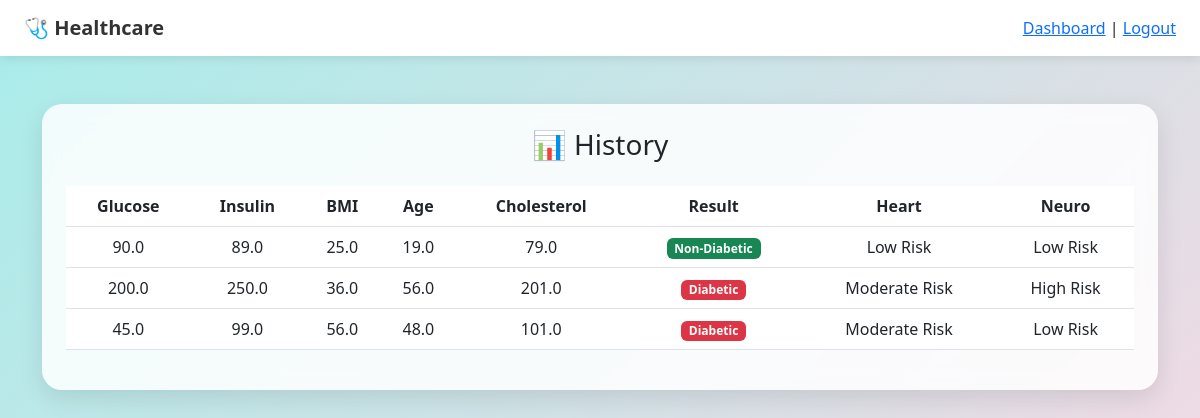
The app's page /history (signed in) with its own data.
### app.py (models this page shows)
class History(db.Model):
    id = db.Column(db.Integer, primary_key=True)
    username = db.Column(db.String(100))
    glucose = db.Column(db.Float)
    insulin = db.Column(db.Float)
    bmi = db.Column(db.Float)
    age = db.Column(db.Float)
    cholesterol = db.Column(db.Float)
    result = db.Column(db.String(50))
    heart_risk = db.Column(db.String(50))
    neuro_risk = db.Column(db.String(50))

### app.py (the view)
@app.route('/history')
def history():
    if 'user' not in session:
        return redirect('/login')
    records = History.query.filter_by(username=session['user']).all()
    return render_template('history.html', records=records)

### templates/history.html (shortened to what this page needs)
<!DOCTYPE html>
<html>
<head>
<link href="https://cdn.jsdelivr.net/npm/bootstrap@5.3.0/dist/css/bootstrap.min.css" rel="stylesheet">
<link rel="stylesheet" href="{{ url_for('static', filename='style.css') }}">
</head>
<body>
<nav class="navbar px-4">
    <span class="navbar-brand">🩺 Healthcare</span>
    <div>
        <a href="/">Dashboard</a> |
        <a href="/logout">Logout</a>
    </div>
</nav>
<div class="container mt-5">
<div class="card p-4">
<h3 class="text-center mb-4">📊 History</h3>
<table class="table table-hover text-center">
<thead>
<tr>
<th>Glucose</th>
<th>Insulin</th>
<th>BMI</th>
<th>Age</th>
<th>Cholesterol</th>
<th>Result</th>
<th>Heart</th>
<th>Neuro</th>
</tr>
</thead>
<tbody>
{% for r in records %}
<tr>
<td>{{ r.glucose }}</td>
<td>{{ r.insulin }}</td>
<td>{{ r.bmi }}</td>
<td>{{ r.age }}</td>
<td>{{ r.cholesterol }}</td>
<td>
<span class="badge {{ 'bg-danger' if r.result=='Diabetic' else 'bg-success' }}">
{{ r.result }}
</span>
</td>
<td>{{ r.heart_risk }}</td>
<td>{{ r.neuro_risk }}</td>
</tr>
{% endfor %}
</tbody>
</table>
</div>
</div>
</body>
</html>

### static/style.css (style rules this page uses)
body { font-family: 'Segoe UI', sans-serif; background: linear-gradient(135deg, #a8edea, #fed6e3); min-height: 100vh; }
.navbar { background: white !important; box-shadow: 0 2px 10px rgba(0,0,0,0.1); }
.navbar-brand { font-weight: bold; color: #333 !important; }
.card { border-radius: 20px; border: none; background: rgba(255, 255, 255, 0.85); backdrop-filter: blur(10px); box-shadow: 0 8px 25px rgba(0,0,0,0.1); }

### records on screen
History: glucose "90.0", insulin "89.0", bmi "25.0", age "19.0", cholesterol "79.0", result "Non-Diabetic", heart_risk "Low Risk", neuro_risk "Low Risk"
History: glucose "200.0", insulin "250.0", bmi "36.0", age "56.0", cholesterol "201.0", result "Diabetic", heart_risk "Moderate Risk", neuro_risk "High Risk"
History: glucose "45.0", insulin "99.0", bmi "56.0", age "48.0", cholesterol "101.0", result "Diabetic", heart_risk "Moderate Risk", neuro_risk "Low Risk"
